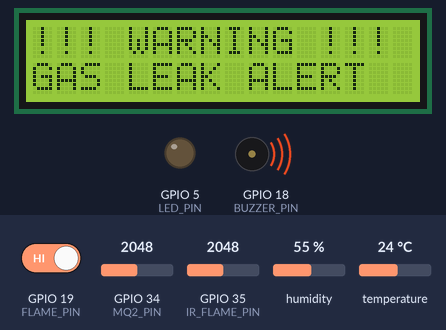
The program below on a simulated ESP32. Shown: 16×2 character LCD, output pins drawn as LEDs (lit = HIGH), buzzer (waves = sounding, pin HIGH). The test bench sets the inputs (shaded band); at power-on: GPIO 19 (FLAME_PIN) HIGH, GPIO 34 (MQ2_PIN) = 2048, humidity 55 %, temperature 24 °C, GPIO 35 (IR_FLAME_PIN) = 2048. WiFi joins after 1.5 s; servers stay silent unless stated; the local clock reads 2024-03-15 10:24:30 at power-on unless the program sets it; random numbers use the default seed unless the program sets one; no MQTT or app messages arrive unless stated; what the program prints to the serial monitor is not drawn.

Above: at 6.3 s.
6.4 s: GPIO 19 (FLAME_PIN) driven LOW
At 7.0 s:
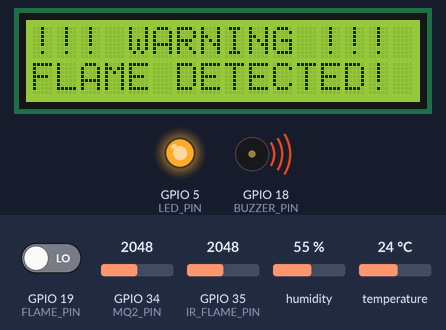
7.9 s: GPIO 19 (FLAME_PIN) driven HIGH
At 9.5 s:
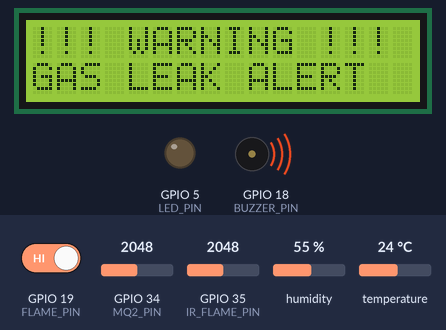
10.2 s: GPIO 34 (MQ2_PIN) set to 1539
12.2 s: GPIO 34 (MQ2_PIN) set to 1456
At 14.5 s:
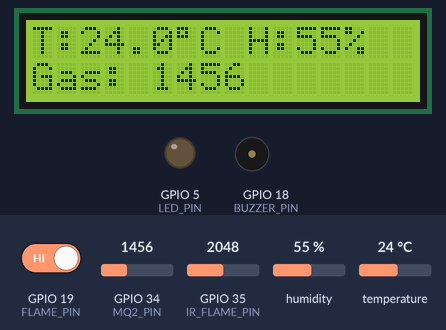
14.8 s: humidity set to 22 %
At 17.4 s:
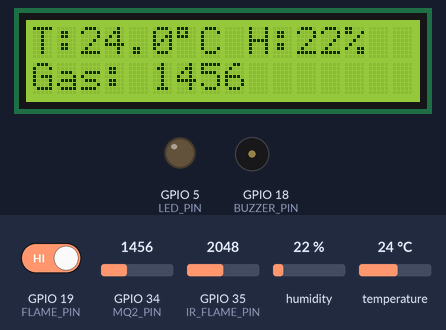
18.2 s: temperature set to 12 °C
At 19.5 s:
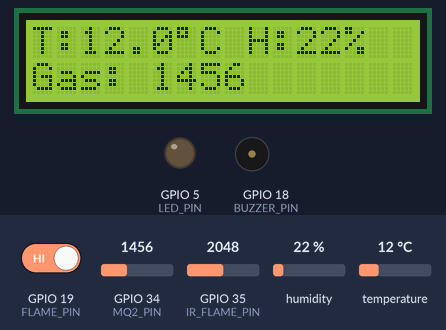
Timing chart, 0 to 21.2 s (numbered marks = the images above; inputs shaded):
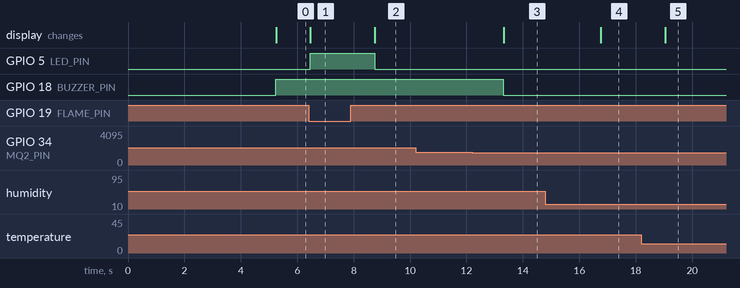

The program:

main.cpp
```cpp
#include <Arduino.h>
#include "Wifi_Config.h"
#include "mqtt_client.h"
#include "sensor.h"
#include "display.h"

// Actuators
#define BUZZER_PIN 18
#define LED_PIN 5

// Intervals
unsigned long lastPublishTime = 0;
const unsigned long publishInterval = 5000; // Publish every 5 seconds

void setup() {
  Serial.begin(115200);

  // Initialize Display
  display_init();
  display_show_init();

  // Initialize Sensors
  DHT11_init();
  MQ2_Init();
  FlameSensor_Init();

  // Initialize Actuators
  pinMode(BUZZER_PIN, OUTPUT);
  digitalWrite(BUZZER_PIN, LOW);
  pinMode(LED_PIN, OUTPUT);
  digitalWrite(LED_PIN, LOW);

  // Initialize Network
  Wifi_init();

  // Initialize MQTT
  mqtt_init("10.79.190.82", 1883);

  delay(1000);
}

void loop() {
  // 0. Handle Web Server (for Config Portal or AI Alert)
  server.handleClient();

  // 1. Read Sensors
  DHT11_run();
  MQ2_run();
  FlameSensor_Run();

  // 2. Populate SensorData
  SensorData data;
  data.temperature = temp;
  data.humidity = humi;
  data.lpg_ppm = lpg_ppm;
  data.smoke_ppm = smoke_ppm;
  data.gasValue = gasValue;
  data.flameAlert = flameAlert;
  data.irFlameValue = irFlameValue;
  data.irFlameAlert = irFlameAlert;

  data.tempAlert = (data.temperature > TEMP_THRESHOLD);
  data.gasAlert = (data.gasValue > GAS_VALUE_THRESHOLD);
  data.anyAlert = data.tempAlert || data.gasAlert || data.flameAlert || data.irFlameAlert;

  // 3. Handle Actuators & Display
  if (data.anyAlert) {
    digitalWrite(BUZZER_PIN, HIGH);
    display_alert(data);
  } else {
    digitalWrite(BUZZER_PIN, LOW);
    display_normal(data);
  }

  // Flame LED logic
  if (data.flameAlert || data.irFlameAlert) {
    digitalWrite(LED_PIN, HIGH);
  } else {
    digitalWrite(LED_PIN, LOW);
  }

  // 4. Handle Network & MQTT
  if (isWifiConnected()) {
    mqtt_loop();

    // Publish telemetry periodically
    if (millis() - lastPublishTime > publishInterval) {
      mqtt_publish_data(data);
      lastPublishTime = millis();
    }

    // Also run the AI Alert Server if needed
    AI_Start();
  }

  // Serial Debug
  // Serial.print("T: "); Serial.print(data.temperature); Serial.print("C");
  // Serial.print(" | G: "); Serial.print(data.gasValue);
  // Serial.print(" | F: "); Serial.print(data.flameAlert ? "YES" : "NO");
  // Serial.print(" | IR: "); Serial.println(data.irFlameValue);

  delay(1000);
}
```

display.cpp
```cpp
#include "display.h"
#include <Wire.h>

LiquidCrystal_I2C lcd(0x27, 16, 2);

void display_init() {
    Wire.begin(21, 22);
    lcd.init();
    lcd.backlight();
}

void display_show_init() {
    lcd.clear();
    lcd.setCursor(0, 0);
    lcd.print("Fire Alert Sys");
    lcd.setCursor(0, 1);
    lcd.print("Initializing...");
}

void display_normal(const SensorData &data) {
    lcd.clear();
    lcd.setCursor(0, 0);
    lcd.print("T:");
    lcd.print(data.temperature, 1);
    lcd.print((char)223);
    lcd.print("C H:");
    lcd.print((int)data.humidity);
    lcd.print("%");

    lcd.setCursor(0, 1);
    lcd.print("Gas: ");
    lcd.print(data.gasValue);
}

void display_alert(const SensorData &data) {
    lcd.clear();
    lcd.setCursor(0, 0);
    lcd.print("!!! WARNING !!!");
    lcd.setCursor(0, 1);

    if (data.flameAlert || data.irFlameAlert) {
        lcd.print("FLAME DETECTED!");
    }
    else if (data.gasAlert) {
        lcd.print("GAS LEAK ALERT");
    }
    else if (data.tempAlert) {
        lcd.print("HIGH TEMP FIRE");
    }
}

void display_error(const char* msg) {
    lcd.clear();
    lcd.setCursor(0, 0);
    lcd.print("System Error!");
    lcd.setCursor(0, 1);
    lcd.print(msg);
}
```

display.h
```cpp
#ifndef DISPLAY_H
#define DISPLAY_H

#include <Arduino.h>
#include <LiquidCrystal_I2C.h>
#include "sensor.h"

void display_init();
void display_show_init();
void display_normal(const SensorData &data);
void display_alert(const SensorData &data);
void display_error(const char* msg);

#endif
```

mqtt_client.cpp
```cpp
#include "mqtt_client.h"
#include <WiFi.h>
#include <time.h>
#include <ArduinoJson.h>

WiFiClient espClient;
PubSubClient client(espClient);

const char* mqtt_broker = "10.79.190.82";
int mqtt_port = 1883;
const char* topic_data = "fire_system/data";

String getTimestamp()
{
    struct tm timeinfo;
    if (!getLocalTime(&timeinfo))
        return "Unknown";
    char buffer[25];
    strftime(buffer, sizeof(buffer), "%Y-%m-%d %H:%M:%S", &timeinfo);
    return String(buffer);
}

void mqtt_init(const char* broker, int port) {
    mqtt_broker = broker;
    mqtt_port = port;
    client.setServer(mqtt_broker, mqtt_port);
    Serial.print("MQTT broker: ");
    Serial.println(mqtt_broker);
}

void mqtt_loop() {
    if (!client.connected()) {
        mqtt_connect();
    }
    client.loop();
}

bool mqtt_connect() {
    if (WiFi.status() != WL_CONNECTED) return false;

    if (client.connected()) return true;

    Serial.print("Attempting MQTT connection...");
    // Create a random client ID
    String clientId = "ESP32FireClient-";
    clientId += String(random(0xffff), HEX);

    if (client.connect(clientId.c_str())) {
        Serial.println("connected");
        return true;
    } else {
        Serial.print("failed, rc=");
        Serial.print(client.state());
        return false;
    }
}

void mqtt_publish_data(const SensorData &data) {
    if (WiFi.status() != WL_CONNECTED)
        return;

    if (!mqtt_connect()) return;

    // Create JSON payload using ArduinoJson
    JsonDocument doc;
    doc["device"] = "esp32_fire";
    doc["temperature"] = data.temperature;
    doc["humidity"] = data.humidity;
    doc["lpg"] = data.lpg_ppm;
    doc["smoke"] = data.smoke_ppm;
    doc["raw_gas"] = data.gasValue;
    doc["flame"] = data.flameAlert;
    doc["ir_flame"] = data.irFlameValue;
    doc["alert"] = data.anyAlert;

    String payload;
    serializeJson(doc, payload);

    if (client.publish(topic_data, payload.c_str()))
        Serial.println("MQTT OK: " + payload);
    else
        Serial.println("MQTT publish FAIL");
}
```

mqtt_client.h
```cpp
#ifndef MQTT_CLIENT_H
#define MQTT_CLIENT_H

#include <Arduino.h>
#include <WiFi.h>
#include <PubSubClient.h>
#include "sensor.h"

void mqtt_init(const char* broker, int port);
void mqtt_loop();
bool mqtt_connect();
void mqtt_publish_data(const SensorData &data);

#endif
```

sensor.cpp
```cpp
#include "sensor.h"
#include <math.h>


// Pins (Defined here for use in .cpp)
#define DHTPIN       4
#define DHTTYPE      DHT11
#define MQ2_PIN      34
#define FLAME_PIN    19
#define IR_FLAME_PIN 35

// Global Variables Definitions
float temp = 0, humi = 0;
float lpg_ppm = 0, smoke_ppm = 0;
int gasValue = 0;
bool flameAlert = false;
int irFlameValue = 0;
bool irFlameAlert = false;

// Hardware Objects
DHT dht(DHTPIN, DHTTYPE);

// MQ2 Constants (Voltage Divider & Log-Log)
const float VCC = 5.0;
const float ADC_REF = 3.3;
const int ADC_MAX = 4095;
const float RL = 10000.0;   // 10kOhm load resistor
float R0_MQ2 = 10000.0;     // Initial guess, will be calibrated

// Clean air factor (Rs/R0 in clean air)
const float READ_AIR_FACTOR = 9.83;

// Coefficients for MQ2 (Log-Log model)
const float M_LPG   = -0.47;
const float B_LPG   = 1.31;
const float M_SMOKE = -0.44;
const float B_SMOKE = 1.59;

// Internal Helpers
float read_adc_avg(int pin, int samples = 10) {
    uint32_t sum = 0;
    for (int i = 0; i < samples; i++) {
        sum += analogRead(pin);
        delay(10);
    }
    return (float)sum / samples;
}

float rs_ro_to_ppm(float rs_ro, float m, float b) {
    if (rs_ro <= 0) return -1;
    float log_ppm = (log10(rs_ro) - b) / m;
    return pow(10, log_ppm);
}

// ==== DHT11 ====
void DHT11_init() {
    dht.begin();
}

void DHT11_run() {
    humi = dht.readHumidity();
    temp = dht.readTemperature();

    if (isnan(humi) || isnan(temp)) {
        Serial.println("❌ Failed to read from DHT sensor!");
    }
}

// ==== MQ2 ====

float MQ2_Calibrate(int pin) {
    Serial.println("--- MQ2 Calibrating (Clean Air) ---");
    float rs_sum = 0;
    for (int i = 0; i < 50; i++) {
        float adc = analogRead(pin);
        float vout = (adc / ADC_MAX) * ADC_REF;
        // Rs = ((Vcc - Vout) * RL) / vout
        float rs = (vout > 0.1) ? ((VCC - vout) * RL) / vout : 1000000;
        rs_sum += rs;
        delay(50);
    }
    float rs_avg = rs_sum / 50.0;
    float r0 = rs_avg / READ_AIR_FACTOR;
    return r0;
}

void MQ2_Init() {
    analogSetPinAttenuation(MQ2_PIN, ADC_11db);
    pinMode(MQ2_PIN, INPUT);

    // Perform calibration at startup
    R0_MQ2 = MQ2_Calibrate(MQ2_PIN);
    Serial.print("MQ2 Calibration Done. R0 = ");
    Serial.println(R0_MQ2);
}

void MQ2_run() {
    float adc_avg = read_adc_avg(MQ2_PIN);
    gasValue = (int)adc_avg;

    // Voltage for PPM calculation
    float vout = (adc_avg / ADC_MAX) * ADC_REF;
    // Rs = ((Vcc - Vout) * RL) / vout
    float rs = (vout > 0.01) ? ((VCC - vout) * RL) / vout : 1000000;

    // Log-Log Regression Model
    float ratio = rs / R0_MQ2;
    lpg_ppm = rs_ro_to_ppm(ratio, M_LPG, B_LPG);
    smoke_ppm = rs_ro_to_ppm(ratio, M_SMOKE, B_SMOKE);
}

// ==== Flame Sensor ====
void FlameSensor_Init() {
    pinMode(FLAME_PIN, INPUT);
    pinMode(IR_FLAME_PIN, INPUT);
    analogSetPinAttenuation(IR_FLAME_PIN, ADC_11db);
}

void FlameSensor_Run() {
    // Digital Sensor: LOW = Flame detected
    flameAlert = (digitalRead(FLAME_PIN) == LOW);

    // Analog Sensor: High value = Flame detected (as per user, up to 4095)
    irFlameValue = analogRead(IR_FLAME_PIN);
    irFlameAlert = (irFlameValue > 3500); // Threshold 3500 as per user's example
}
```

sensor.h
```cpp
#ifndef SENSOR_H
#define SENSOR_H

#include <Arduino.h>
#include <DHT.h>

// ==== Thresholds ====
#define TEMP_THRESHOLD 45.0
#define LPG_THRESHOLD 1000.0
#define GAS_VALUE_THRESHOLD 1500

// ==== Data Structure ====
struct SensorData {
    float temperature;
    float humidity;
    float lpg_ppm;
    float smoke_ppm;
    int gasValue;
    bool flameAlert;
    int irFlameValue;
    bool irFlameAlert;
    bool tempAlert;
    bool gasAlert;
    bool anyAlert;
};

// ==== DHT11 ====
extern float temp, humi;
void DHT11_init();
void DHT11_run();

// ==== MQ2 ====
extern float lpg_ppm, smoke_ppm;
extern int gasValue;
void MQ2_Init();
void MQ2_run();

// ==== Flame sensor ====
extern bool flameAlert;
extern int irFlameValue;
extern bool irFlameAlert;
void FlameSensor_Init();
void FlameSensor_Run();

#endif
```

Wifi_Config.cpp
```cpp
#include "Wifi_Config.h"

// ==== Real time
const char *ntpServer = "pool.ntp.org";
const long gmtOffset_sec = 7 * 3600;
const int daylightOffset_sec = 0;

// ==== WiFi mặc định ====
const char *ssid = "Redmi10Pro ";
const char *password = "bong:)))";

// Access Point
const char *apSSID = "ESP32_Config";
const char *apPASS = "";

// Global server + prefs
WebServer server(80);
Preferences prefs;

// Biến trạng thái WiFi
bool wifiConnected = false;

// ==== AI Alert Server ====
String receivedAlerts[10];
int receivedAlertCount = 0;

// ==== HTML cấu hình WiFi ====
String htmlPage()
{
  String page =
      "<!DOCTYPE html><html><head><meta charset='utf-8'>"
      "<meta name='viewport' content='width=device-width,initial-scale=1'>"
      "<title>ESP32 WiFi Config</title></head><body>"
      "<h2>Thiết lập WiFi</h2>"
      "<form action='/save' method='post'>"
      "SSID:<br><input name='ssid' required><br><br>"
      "Mật khẩu:<br><input name='pass' type='password'><br><br>"
      "<input type='submit' value='Lưu & Kết nối'>"
      "</form></body></html>";
  return page;
}

// ==== Lưu WiFi mới ====
void handleSave()
{
  String ssid = server.arg("ssid");
  String pass = server.arg("pass");

  prefs.begin("wifi", false);
  prefs.putString("ssid", ssid);
  prefs.putString("pass", pass);
  prefs.end();

  server.send(200, "text/html", "<h3>Đã lưu! ESP32 đang reboot...</h3>");
  delay(1500);
  ESP.restart();
}

void startConfigPortal() {
  WiFi.mode(WIFI_AP);
  WiFi.softAP(apSSID, apPASS);

  Serial.println("\n🌐 WiFi Config Portal Started!");
  Serial.print("AP SSID: "); Serial.println(apSSID);
  Serial.print("AP IP: "); Serial.println(WiFi.softAPIP());

  server.on("/", HTTP_GET, []() {
    server.send(200, "text/html", htmlPage());
  });

  server.on("/save", HTTP_POST, handleSave);

  server.begin();
}

// ==== WiFi Init - Không chặn chương trình ====
void Wifi_init()
{
  Serial.println("🚀 Khởi động WiFi...");

  // 1. Thử WiFi mặc định
  WiFi.mode(WIFI_STA);
  WiFi.begin(ssid, password);
  int retry = 0;

  while (WiFi.status() != WL_CONNECTED && retry < 15)
  {
    delay(500);
    Serial.print(".");
    retry++;
  }

  if (WiFi.status() == WL_CONNECTED)
  {
    wifiConnected = true;
    Serial.println("\n✅ Connected to default WiFi!");
    Serial.print("IP: ");
    Serial.println(WiFi.localIP());
    configTime(gmtOffset_sec, daylightOffset_sec, ntpServer);
    return;
  }

  // 2. Thử WiFi đã lưu
  prefs.begin("wifi", true);
  String saved_ssid = prefs.getString("ssid", "");
  String saved_pass = prefs.getString("pass", "");
  prefs.end();

  if (saved_ssid != "" && saved_ssid != ssid)
  {
    Serial.println("\n🔄 Thử kết nối WiFi đã lưu...");
    WiFi.begin(saved_ssid.c_str(), saved_pass.c_str());
    retry = 0;

    while (WiFi.status() != WL_CONNECTED && retry < 15)
    {
      delay(500);
      Serial.print(".");
      retry++;
    }

    if (WiFi.status() == WL_CONNECTED)
    {
      wifiConnected = true;
      Serial.println("\n✅ Connected to saved WiFi!");
      configTime(gmtOffset_sec, daylightOffset_sec, ntpServer);
      return;
    }
  }

  // 3. Không kết nối được - Mở AP để cấu hình
  wifiConnected = false;
  Serial.println("\n⚠️ Không kết nối được WiFi - Đang mở Portal cấu hình...");
  startConfigPortal();
}

void AI_Start()
{
  static bool serverStarted = false;
  if (serverStarted) return;

  // Chỉ khởi động server nếu WiFi đã kết nối
  if (!wifiConnected)
  {
    Serial.println("⚠️ AI Alert Server không khả dụng (WiFi offline)");
    return;
  }

  server.on("/alert", HTTP_POST, []()
            {
    if (!server.hasArg("plain"))
    {
      server.send(400, "text/plain", "Body missing");
      return;
    }

    JsonDocument doc;
    if (deserializeJson(doc, server.arg("plain")))
    {
      server.send(400, "text/plain", "JSON Error");
      return;
    }

    JsonArray anomalies = doc["anomalies"];

    for (JsonVariant v : anomalies)
    {
      String alert = v.as<const char *>();
      Serial.println("⚠️ Alert: " + alert);

      if (receivedAlertCount < 10)
        receivedAlerts[receivedAlertCount++] = alert;
      else
      {
        for (int i = 1; i < 10; i++)
          receivedAlerts[i - 1] = receivedAlerts[i];
        receivedAlerts[9] = alert;
      }
    }

    server.send(200, "text/plain", "OK"); });

  server.begin();
  serverStarted = true;
  Serial.println("✅ AI Alert Server đã khởi động!");
}

// Hàm kiểm tra trạng thái WiFi
bool isWifiConnected()
{
  return wifiConnected && (WiFi.status() == WL_CONNECTED);
}
```

Wifi_Config.h
```cpp
#ifndef WIFI_CONFIG_H
#define WIFI_CONFIG_H
#include <Arduino.h>
#include <WiFi.h>
#include <WebServer.h>
#include <Preferences.h>
#include "time.h"
#include <ArduinoJson.h>

// ===== Các khai báo giữ nguyên =====
extern const char *ntpServer;
extern const long gmtOffset_sec;
extern const int daylightOffset_sec;

extern const char *ssid;
extern const char *password;

extern const char *apSSID;
extern const char *apPASS;

extern WebServer server;
extern Preferences prefs;

// ==== AI ALERT SERVER ====
extern String receivedAlerts[10];
extern int receivedAlertCount;

// ===== Khai báo hàm =====
String htmlPage();
void handleSave();
void startConfigPortal();
void Wifi_init();
void AI_Start();
bool isWifiConnected();

#endif
```

Measured:
- the behaviour switches between 1501 and 1500 on GPIO 34 (MQ2_PIN) (found by bisection; images 2 and 3)
- after the input at 6.4 s, GPIO 5 (LED_PIN): LOW → HIGH after 0.06 s; the display: changes after 0.06 s (image 1)
- after the input at 7.9 s, GPIO 5 (LED_PIN): HIGH → LOW after 0.84 s; the display: changes after 0.85 s (image 2)
- after the input at 10.2 s, every drawn part: stays the same
- after the input at 12.2 s, GPIO 18 (BUZZER_PIN): HIGH → LOW after 1.1 s; the display: changes after 1.1 s (image 3)
- after the input at 14.8 s, the display: changes after 2.0 s (image 4)
- after the input at 18.2 s, the display: changes after 0.84 s (image 5)
